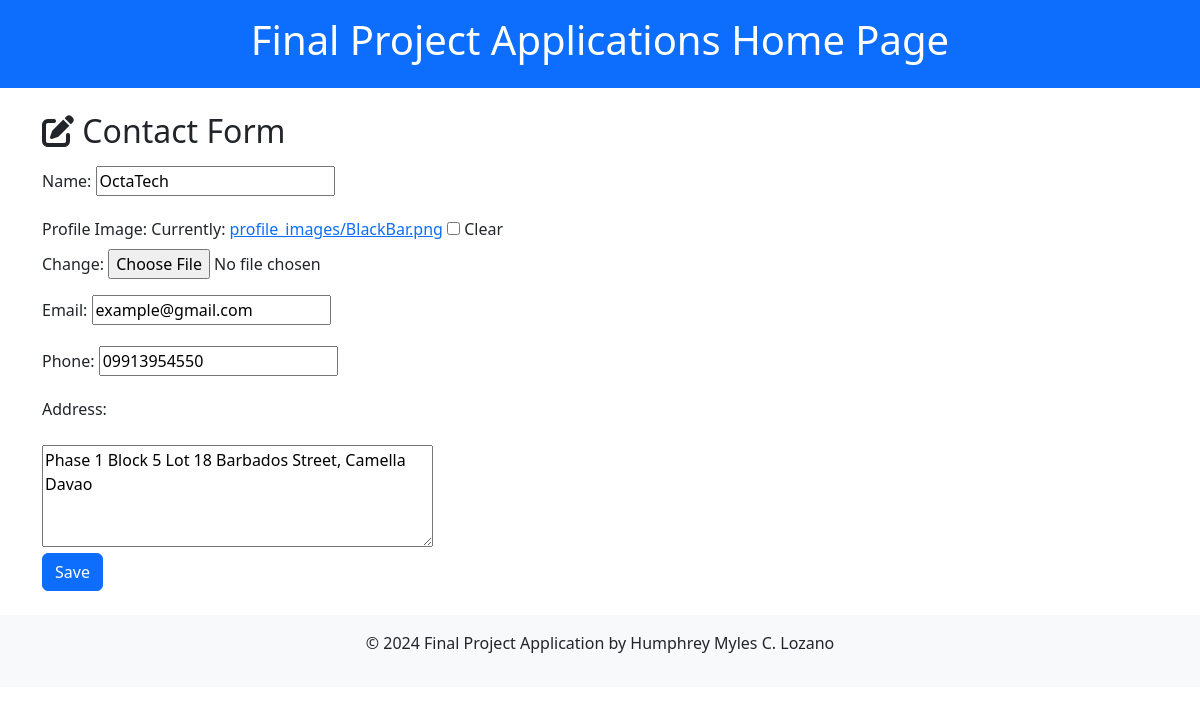
/contacts/contact/7/edit/, run on the app's committed database.
### listofcontacts/models.py (models this page shows, shortened)
class Contact(models.Model):
    name = models.CharField(max_length=100)
    profile_image = models.ImageField(upload_to='profile_images/', blank=True, null=True)
    email = models.EmailField(unique=True)
    phone = models.CharField(max_length=15)
    address = models.TextField()

### listofcontacts/views.py (the view)
# urls.py: path('contact/<int:pk>/edit/', views.contact_update, name='contact_update'),
def contact_update(request, pk):
    contact = get_object_or_404(Contact, pk=pk)
    if request.method == 'POST':
        form = ContactForm(request.POST, request.FILES, instance=contact)
        if form.is_valid():
            if 'profile_image' in request.FILES or 'profile_image-clear' in request.POST:
                if contact.profile_image:
                    if os.path.isfile(contact.profile_image.path):
                        os.remove(contact.profile_image.path)
            contact.profile_image = request.FILES.get('profile_image', contact.profile_image)
            form.save()
            return redirect('contact_list')
    else:
        form = ContactForm(instance=contact)
    return render(request, 'contact_manager/contact_form.html', {'form': form})

### listofcontacts/forms.py
class ContactForm(forms.ModelForm):
    class Meta:
        model = Contact
        fields = ['name', 'profile_image', 'email', 'phone', 'address']
        widgets = {
            'address': forms.Textarea(attrs={'rows': 4}),
        }

### listofcontacts/templates/contact_manager/contact_form.html (shortened to what this page needs)
{% extends 'layout.html' %}
{% block content %}
  <h2 class="mb-3"><i class="fa-solid fa-pen-to-square"></i> Contact Form</h2>
  <form method="post" enctype="multipart/form-data">
    <div class="mb-3">
      <label for="id_name" class="form-label">Name:</label>
      {{ form.name }}
    </div>
    <div class="mb-3">
      <label for="id_profile_image" class="form-label">Profile Image:</label>
      {{ form.profile_image }}
    </div>
    <div class="mb-3">
      <label for="id_email" class="form-label">Email:</label>
      {{ form.email }}
    </div>
    <div class="mb-3">
      <label for="id_phone" class="form-label">Phone:</label>
      {{ form.phone }}
    </div>
    <div class="mb-3">
      <label for="id_address" class="form-label">Address:</label>
    </div>
    {{ form.address }}
     <br>
    <button type="submit" class="btn btn-primary">Save</button>
  </form>
{% endblock %}

### data on the page
Contact: name "OctaTech", email "example@gmail.com", phone "09913954550", address "Phase 1 Block 5 Lot 18 Barbados Street, Camella Davao"
